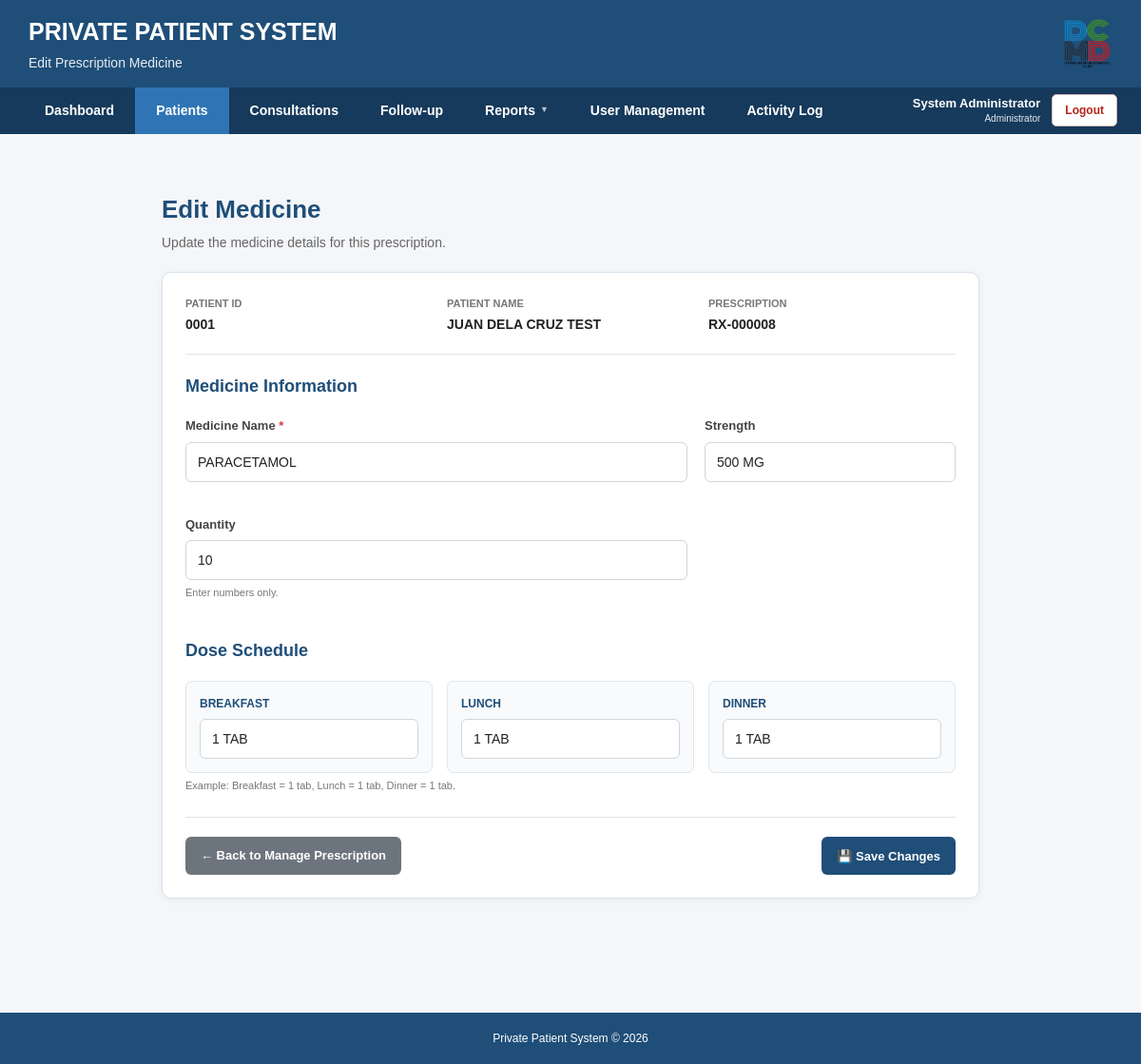
The page /prescriptions/edit_medicine.php?id=25 (signed in) on the database its author committed.
### tables this page shows
CREATE TABLE IF NOT EXISTS `prescriptions` (
  `id` int(11) NOT NULL AUTO_INCREMENT,
  `prescription_header_id` int(11) DEFAULT NULL,
  `consultation_id` int(11) NOT NULL,
  `patient_id` int(11) NOT NULL,
  `medicine_name` varchar(150) NOT NULL,
  `strength` varchar(100) DEFAULT '',
  `dosage` varchar(100) DEFAULT '',
  `frequency` varchar(100) DEFAULT '',
  `duration` varchar(100) DEFAULT '',
  `quantity` int(11) DEFAULT NULL,
  `breakfast` varchar(30) NOT NULL DEFAULT '',
  `lunch` varchar(30) NOT NULL DEFAULT '',
  `dinner` varchar(30) NOT NULL DEFAULT '',
  `instructions` text,
  `prescribed_date` date NOT NULL,
  `created_at` timestamp NOT NULL DEFAULT CURRENT_TIMESTAMP,
  PRIMARY KEY (`id`),
  KEY `consultation_id` (`consultation_id`),
  KEY `patient_id` (`patient_id`),
  KEY `idx_prescription_header_id` (`prescription_header_id`)
);

CREATE TABLE IF NOT EXISTS `patients` (
  `id` int(11) NOT NULL AUTO_INCREMENT,
  `patient_id` varchar(10) NOT NULL,
  `last_name` varchar(100) NOT NULL,
  `first_name` varchar(100) NOT NULL,
  `middle_name` varchar(100) DEFAULT NULL,
  `birthdate` date NOT NULL,
  `sex` enum('Male','Female') NOT NULL,
  `address` text,
  `contact_no` varchar(20) DEFAULT NULL,
  `emergency_contact` varchar(150) DEFAULT NULL,
  `emergency_contact_no` varchar(20) DEFAULT NULL,
  `date_registered` date NOT NULL,
  `status` enum('Active','Inactive','Deceased') NOT NULL DEFAULT 'Active',
  `created_at` timestamp NOT NULL DEFAULT CURRENT_TIMESTAMP,
  PRIMARY KEY (`id`),
  UNIQUE KEY `patient_id` (`patient_id`)
);

### prescriptions/edit_medicine.php (the view, shortened to what this page needs)
<?php
require_once "../config/database.php";
$medicineId = isset($_GET["id"])
    ? (int) $_GET["id"]
    : 0;
$sql = "
    SELECT
        pr.id,
        pr.prescription_header_id,
        pr.consultation_id,
        pr.patient_id,
        pr.medicine_name,
        pr.strength,
        pr.quantity,
        pr.breakfast,
        pr.lunch,
        pr.dinner,
        pr.prescribed_date,
        ph.prescribed_date AS header_date,
        p.patient_id AS patient_number,
        p.first_name,
        p.middle_name,
        p.last_name
    FROM prescriptions pr
    INNER JOIN prescription_headers ph
        ON ph.id = pr.prescription_header_id
    INNER JOIN patients p
        ON p.id = pr.patient_id
    WHERE pr.id = ?
    LIMIT 1
";
$stmt = $conn->prepare($sql);
$stmt->bind_param(
    "i",
    $medicineId
);
$stmt->execute();
$result = $stmt->get_result();
$medicine = $result->fetch_assoc();
$headerId =
    (int) $medicine["prescription_header_id"];
$fullName =
    $medicine["first_name"];
if (
    !empty(
        $medicine["middle_name"]
    )
) {
    $fullName .=
        " " .
        $medicine["middle_name"];
}
$fullName .=
    " " .
    $medicine["last_name"];
$fullName =
    trim($fullName);
$medicineName =
    isset($medicine["medicine_name"])
        ? $medicine["medicine_name"]
        : "";
$strength =
    isset($medicine["strength"])
        ? $medicine["strength"]
        : "";
$quantity =
    isset($medicine["quantity"])
        ? $medicine["quantity"]
        : "";
$breakfast =
    isset($medicine["breakfast"])
        ? $medicine["breakfast"]
        : "";
$lunch =
    isset($medicine["lunch"])
        ? $medicine["lunch"]
        : "";
$dinner =
    isset($medicine["dinner"])
        ? $medicine["dinner"]
        : "";
include "../includes/header.php";
include "../includes/navigation.php";
?>
<main class="main-container">
    <div class="edit-medicine-page">
        <div class="page-header">
            <h2>
                Edit Medicine
            </h2>
            <p>
                Update the medicine details for this prescription.
            </p>
        </div>
        <div class="card">
            <div class="patient-info">
                <div>
                    <span class="info-label">
                        Patient ID
                    </span>
                    <div class="info-value">
                        <?php
                        echo htmlspecialchars(
                            $medicine["patient_number"]
                        );
                        ?>
                    </div>
                </div>
                <div>
                    <span class="info-label">
                        Patient Name
                    </span>
                    <div class="info-value">
                        <?php
                        echo htmlspecialchars(
                            $fullName
                        );
                        ?>
                    </div>
                </div>
                <div>
                    <span class="info-label">
                        Prescription
                    </span>
                    <div class="info-value">
                        RX-<?php
                        echo str_pad(
                            $headerId,
                            6,
                            "0",
                            STR_PAD_LEFT
                        );
                        ?>
                    </div>
                </div>
            </div>
            <form
                method="POST"
                action="update_medicine.php"
                id="editMedicineForm"
                autocomplete="off"
            >
                <div class="section-title">
                    Medicine Information
                </div>
                <div class="form-grid">
                    <div class="form-group">
                        <label for="medicine_name">
                            Medicine Name
                            <span class="required">
                                *
                            </span>
                        </label>
                        <input
                            type="text"
                            id="medicine_name"
                            name="medicine_name"
                            class="form-control"
                            value="<?php echo htmlspecialchars($medicineName); ?>"
                            maxlength="150"
                            required
                        >
                    </div>
                    <div class="form-group">
                        <label for="strength">
                            Strength
                        </label>
                        <input
                            type="text"
                            id="strength"
                            name="strength"
                            class="form-control"
                            value="<?php echo htmlspecialchars($strength); ?>"
                            maxlength="100"
                            placeholder="e.g. 500 mg"
                        >
                    </div>
                    <div class="form-group">
                        <label for="quantity">
                            Quantity
                        </label>
                        <input
                            type="number"
                            id="quantity"
                            name="quantity"
                            class="form-control"
                            value="<?php echo htmlspecialchars($quantity); ?>"
                            min="1"
                            step="1"
                            inputmode="numeric"
                            placeholder="e.g. 10"
                        >
                        <div class="form-help">
                            Enter numbers only.
                        </div>
                    </div>
                </div>
                <div class="meal-section">
                    <div class="section-title">
                        Dose Schedule
                    </div>
                    <div class="meal-grid">
                        <div class="meal-card">
                            <label for="breakfast">
                                Breakfast
                            </label>
                            <input
                                type="text"
                                id="breakfast"
                                name="breakfast"
                                class="form-control"
                                value="<?php echo htmlspecialchars($breakfast); ?>"
                                maxlength="30"
                                placeholder="e.g. 1 tab"
                            >
                        </div>
                        <div class="meal-card">
                            <label for="lunch">
                                Lunch
                            </label>
                            <input
                                type="text"
                                id="lunch"
                                name="lunch"
                                class="form-control"
                                value="<?php echo htmlspecialchars($lunch); ?>"
                                maxlength="30"
                                placeholder="e.g. 1 tab"
                            >
                        </div>
                        <div class="meal-card">
                            <label for="dinner">
                                Dinner
                            </label>
                            <input
                                type="text"
                                id="dinner"
                                name="dinner"
                                class="form-control"
                                value="<?php echo htmlspecialchars($dinner); ?>"
                                maxlength="30"
                                placeholder="e.g. 1 tab"
                            >
                        </div>
                    </div>
                    <div class="form-help">
                        Example: Breakfast = 1 tab, Lunch = 1 tab, Dinner = 1 tab.
                    </div>
                </div>
                <div class="form-actions">
                    <div class="action-left">
                        <a
                            href="manage_prescription.php?prescription_header_id=<?php echo $headerId; ?>"
                            class="btn btn-secondary"
                        >
                            ← Back to Manage Prescription
                        </a>
                    </div>
                    <div class="action-right">
                        <button
                            type="submit"
                            class="btn btn-primary"
                        >
                            💾 Save Changes
                        </button>
                    </div>
                </div>
            </form>
        </div>
    </div>
</main>
<?php
include "../includes/footer.php";
?>

### css/style.css (style rules this page uses)
* { box-sizing: border-box; margin: 0; padding: 0; }
html, body { min-height: 100%; }
body { font-family: Arial, Helvetica, sans-serif; background: #f4f6f9; color: #333; line-height: 1.5; min-height: 100vh; display: flex; flex-direction: column; }
.main-container { max-width: 1400px; width: 100%; margin: 0 auto; padding: 30px; flex: 1; }
.card { background: white; border-radius: 8px; padding: 22px; margin-bottom: 25px; box-shadow: 0 2px 8px rgba(0, 0, 0, 0.08); border: 1px solid #e3e7eb; }
.btn { display: inline-flex; align-items: center; justify-content: center; min-height: 38px; padding: 9px 16px; border-radius: 5px; border: none; text-decoration: none; cursor: pointer; font-size: 13px; font-weight: 600; transition: 0.2s ease; white-space: nowrap; }
.btn-primary { background: #1f4e78; color: white; }
.btn-secondary { background: #6c757d; color: white; }
.form-group { margin-bottom: 17px; }
.form-group label { display: block; margin-bottom: 6px; font-size: 13px; font-weight: 600; color: #444; }
input, select, textarea { width: 100%; padding: 10px 12px; border: 1px solid #ced4da; border-radius: 5px; font-family: Arial, Helvetica, sans-serif; font-size: 14px; background: white; }
.patient-info { display: grid; grid-template-columns: repeat(2, 1fr); gap: 12px 25px; }
.info-label { font-size: 12px; color: #777; margin-bottom: 3px; }
.info-value { font-size: 14px; color: #333; font-weight: 600; }

### prescriptions/edit_medicine.php (style rules this page uses)
.edit-medicine-page { max-width: 900px; margin: 30px auto; padding: 0 20px 40px; }
.page-header { margin-bottom: 20px; }
.page-header h2 { margin: 0; color: #1f4e78; font-size: 26px; }
.page-header p { margin: 5px 0 0; color: #666; font-size: 14px; }
.card { background: #ffffff; border: 1px solid #d9e2ec; border-radius: 10px; padding: 24px; margin-bottom: 20px; box-shadow: 0 2px 8px rgba(0,0,0,0.05); }
.patient-info { display: grid; grid-template-columns: repeat(3, 1fr); gap: 15px; padding-bottom: 20px; margin-bottom: 20px; border-bottom: 1px solid #e1e5e9; }
.info-label { display: block; margin-bottom: 4px; color: #777; font-size: 11px; font-weight: 700; text-transform: uppercase; }
.info-value { color: #222; font-size: 14px; font-weight: 600; }
.section-title { margin: 0 0 18px; color: #1f4e78; font-size: 18px; font-weight: 700; }
.form-grid { display: grid; grid-template-columns: 2fr 1fr; gap: 18px; }
.form-group { display: flex; flex-direction: column; }
.form-group label { margin-bottom: 7px; color: #444; font-size: 13px; font-weight: 700; }
.required { color: #dc3545; }
.form-control { width: 100%; height: 42px; box-sizing: border-box; padding: 0 12px; border: 1px solid #cfd6dd; border-radius: 6px; background: #ffffff; color: #222; font-size: 14px; outline: none; transition: 0.2s ease; }
.form-help { margin-top: 5px; color: #777; font-size: 11px; }
.meal-section { margin-top: 22px; }
.meal-grid { display: grid; grid-template-columns: repeat(3, 1fr); gap: 15px; }
.meal-card { background: #f8fafc; border: 1px solid #dfe5ea; border-radius: 7px; padding: 14px; }
.meal-card label { display: block; margin-bottom: 7px; color: #1f4e78; font-size: 12px; font-weight: 700; text-transform: uppercase; }
.form-actions { display: flex; justify-content: space-between; align-items: center; gap: 10px; margin-top: 25px; padding-top: 20px; border-top: 1px solid #e1e5e9; }
.action-left, .action-right { display: flex; gap: 10px; flex-wrap: wrap; }
.btn { display: inline-flex; align-items: center; justify-content: center; min-height: 40px; padding: 0 16px; border: none; border-radius: 6px; text-decoration: none; cursor: pointer; font-size: 13px; font-weight: 600; box-sizing: border-box; transition: 0.2s ease; }
.btn-secondary { background: #6c757d; color: #ffffff; }
.btn-primary { background: #1f4e78; color: #ffffff; }

### rows shown on the page
prescriptions: patient.patient_id "0001", patient.last_name "JUAN DELA CRUZ TEST", prescription_header "000008", medicine_name "PARACETAMOL", strength "500 MG", quantity "10", breakfast "1 TAB", lunch "1 TAB", dinner "1 TAB"

### other values the page prints
$pageSubtitle "Edit Prescription Medicine"
$loggedInName "System Administrator"
$loggedInRole "Administrator"
